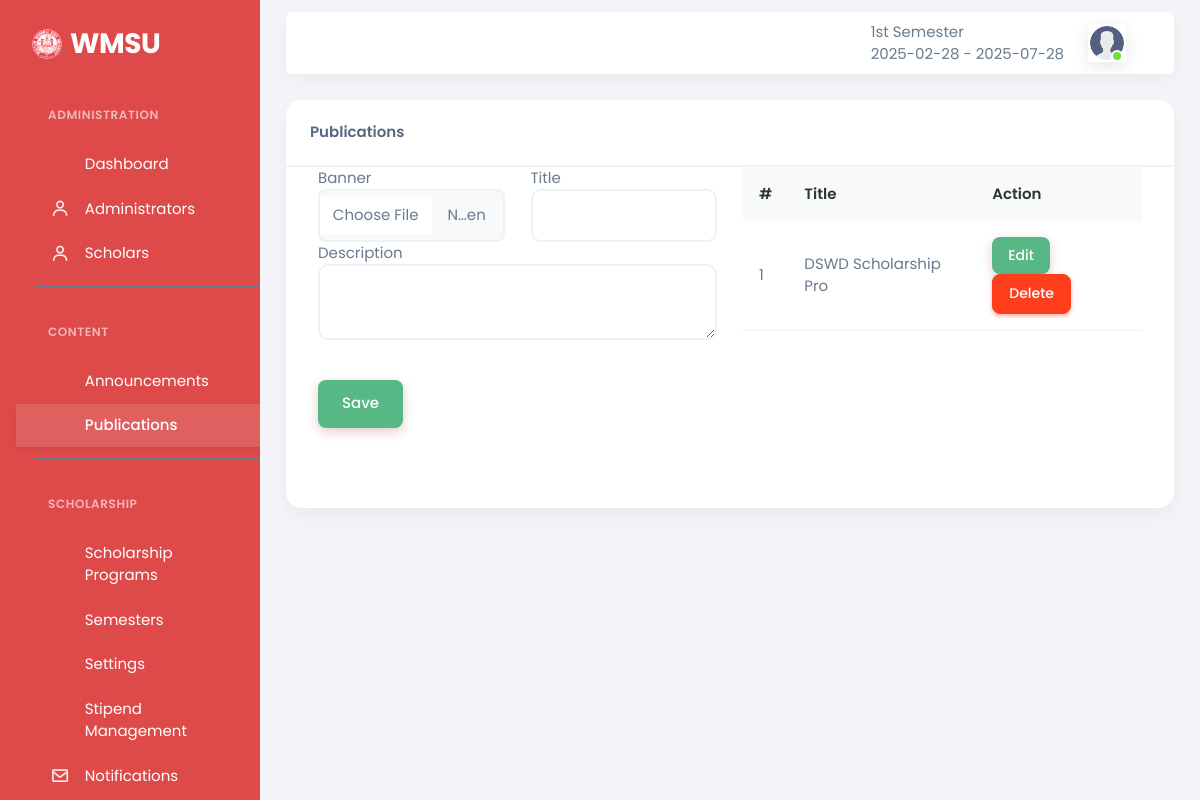
Screenshot of /scholars/publications.php (signed in) with the database file from the repository.
### tables this page shows
CREATE TABLE `settings` (
  `settingsID` int(11) NOT NULL,
  `Logo` varchar(100) NOT NULL DEFAULT 'logo.png',
  `Name` varchar(1000) NOT NULL,
  `email` varchar(28) NOT NULL,
  `contact` varchar(80) NOT NULL,
  `address` varchar(180) NOT NULL,
  `color` varchar(28) NOT NULL,
  `description` varchar(2000) DEFAULT NULL,
  `text_color` varchar(28) NOT NULL,
  `abbreviation` varchar(28) NOT NULL,
  `hero_title` varchar(255) DEFAULT 'Transform Your Future with',
  `hero_subtitle` text DEFAULT 'Access life-changing scholarship opportunities and take control of your academic journey at.',
  `navbar_color` varchar(50) DEFAULT NULL,
  `navbar_font_color` varchar(50) DEFAULT '#2d3436'
);

CREATE TABLE `semester` (
  `semesterID` int(11) NOT NULL,
  `sememestrName` varchar(88) NOT NULL,
  `date_start` varchar(20) NOT NULL,
  `date_end` varchar(20) NOT NULL,
  `flag` int(11) NOT NULL DEFAULT 0
);

CREATE TABLE `users` (
  `userID` int(11) NOT NULL,
  `studentID` varchar(88) NOT NULL,
  `profile` varchar(88) NOT NULL DEFAULT 'logo.png',
  `cor` varchar(88) DEFAULT NULL,
  `first_name` varchar(50) NOT NULL,
  `last_name` varchar(50) NOT NULL,
  `address` varchar(50) NOT NULL,
  `contact` varchar(50) NOT NULL,
  `email` varchar(50) NOT NULL,
  `password` varchar(250) NOT NULL,
  `code` int(11) NOT NULL,
  `status` varchar(50) NOT NULL,
  `roles` int(11) NOT NULL DEFAULT 3,
  `account_verifyer` int(11) NOT NULL DEFAULT 0,
  `created_account` timestamp NOT NULL DEFAULT current_timestamp()
);

CREATE TABLE `publications` (
  `pubID` int(11) NOT NULL,
  `banner` varchar(100) NOT NULL,
  `titles` varchar(20) NOT NULL,
  `description` varchar(200) NOT NULL
);

### scholars/controls.php (called while the page is built, shortened)
<?php
require_once "../central_control.php";
$email = $_SESSION['email'];
$password = $_SESSION['password'];
if ($email != false && $password != false) {
    $stmt = $pdo->prepare("SELECT * FROM users WHERE email = :email");
    $stmt->bindParam(':email', $email);
    $stmt->execute();
    if ($stmt->execute()) {
        $fetch_info = $stmt->fetch(PDO::FETCH_ASSOC);
        $roles = $fetch_info['roles'];
    }
} else {
    header('Location: ../login.php');
}
    ?>
    <?php
$setting = $pdo->prepare("SELECT * FROM settings WHERE settingsID = 1");
$setting->execute();
$settings = $setting->fetch();
$semdetail = $pdo->prepare("SELECT * FROM semester WHERE flag = 1");
$semdetail->execute();
$semdetails = $semdetail->fetch();
$pub = $pdo->prepare("SELECT * FROM publications");
$pub->execute();
$publications = $pub->fetchAll();
$sem = $pdo->prepare("SELECT * FROM semester");
$sem->execute();
$semesters = $sem->fetchAll();
?>

### central_control.php (called while the page is built, shortened)
<?php
require "connection.php";
$pub = $pdo->prepare("SELECT * FROM publications");
$pub->execute();
$publications = $pub->fetchAll();
?>

### scholars/publications.php (the view, shortened to what this page needs)
<?php include "./head.php";
$a = 7;
?>
<body>
  <?php include "./controls.php"; ?>
  <div class="layout-wrapper layout-content-navbar">
    <div class="layout-container">
      <?php include "./sidebar.php"; ?>
      <div class="layout-page">
        <?php include "./topbar.php"; ?>
        <div class="content-wrapper">
          <div class="container-xxl flex-grow-1 container-p-y">
            <div class="card">
              <div class="card-header">
                <h4>Publications</h4>
              </div>
              <div class="card-body">
                <div class="row">
                  <div class="col-sm-6 mb-5">
                    <form action="" method="POST" enctype="multipart/form-data">
                      <div class="row">
                        <div class="col-sm-6">
                          <label for="">Banner</label>
                          <input type="file" name="pubbanner" id="" class="form-control">
                        </div>
                        <div class="col-sm-6">
                          <label for="">Title</label>
                          <input type="text" name="pubtitle" id="" class="form-control"
                            value="<?php echo $details['titles'] ?>">
                        </div>
                        <div class="col-sm-12">
                          <label for="">Description</label>
                          <textarea name="pubdesc" id="summernote"
                            class="form-control"><?php echo $details['description'] ?></textarea>
                        </div>
                        <div class="col-sm-4 mt-3">
                          <button type="submit" class="btn btn-primary" name="publications">Save</button>
                        </div>
                      </div>
                    </form>
                  </div>
                  <div class="col-sm-6">
                    <div class="table-responsive">
                      <table id="mydata" class="display" style="width:100%">
                        <thead>
                          <tr>
                            <th>#</th>
                            <th>Title</th>
                            <th>Action</th>
                          </tr>
                        </thead>
                        <tbody>
                          <?php $i = 1;
                          foreach ($publications as $list) { ?>
                            <tr>
                              <td><?php echo $i++ ?></td>
                              <td><?php echo $list['titles'] ?></td>
                              <td>
                                <a href="publications.php?editpub=<?php echo $list['pubID'] ?>"
                                  class="btn btn-sm btn-primary">Edit</a>
                                <a href="publications.php?delpub=<?php echo $list['pubID'] ?>"
                                  class="btn btn-sm btn-danger">Delete</a>
                              </td>
                            </tr>
                          <?php } ?>
                        </tbody>
                      </table>
                    </div>
                  </div>
                </div>
              </div>
            </div>
          </div>
          <?php include "./footer.php"; ?>

### scholars/sidebar.php (shortened to what this page needs)
<link href="https://cdn.jsdelivr.net/npm/tailwindcss@2.2.19/dist/tailwind.min.css" rel="stylesheet">
<aside id="layout-menu" class="layout-menu menu-vertical menu"
  style="background-color: <?php echo $settings['color'] ?>">
  <div class="app-brand demo">
    <a href="system_description.php" class="app-brand-link">
      <span class="app-brand-logo demo">
        <img src="../assets/images/logo/<?php echo $settings['Logo'] ?>" alt="" class="img-fluid d-none d-sm-block"
          width="30px">
      </span>
      <span
        class="app-brand-text demo menu-text fw-bold ms-2 tcolor text-uppercase"><?php echo $settings['abbreviation'] ?></span>
    </a>
  </div>
  <ul class="menu-inner py-1">
    <?php if ($roles == 1) { ?>
      <div class="menu-header">Administration</div>
      <li class="menu-item <?php if ($a == 1) { echo "active"; } ?>">
        <a href="index.php" class="menu-link tcolor hover:shadow-sm">
          <div data-i18n="Basic">Dashboard</div>
        </a>
      </li>
      <li class="menu-item <?php if ($a == 2) { echo "active"; } ?>">
        <a href="user.php" class="menu-link tcolor hover:shadow-sm">
          <i class="menu-icon tf-icons bx bx-user"></i>
          <div data-i18n="Basic">Administrators</div>
        </a>
      </li>
      <li class="menu-item <?php if ($a == 9) { echo "active"; } ?>">
        <a href="scholars.php" class="menu-link tcolor hover:shadow-sm">
          <i class="menu-icon tf-icons bx bx-user"></i>
          <div data-i18n="Basic">Scholars</div>
        </a>
      </li>
      <div class="menu-divider"></div>
      <div class="menu-header">Content</div>
      <li class="menu-item <?php if ($a == 8) { echo "active"; } ?>">
        <a href="bulletin.php" class="menu-link tcolor hover:shadow-sm">
          <div data-i18n="Basic">Announcements</div>
        </a>
      </li>
      <li class="menu-item <?php if ($a == 7) { echo "active"; } ?>">
        <a href="publications.php" class="menu-link tcolor hover:shadow-sm">
          <div data-i18n="Basic">Publications</div>
        </a>
      </li>
      <div class="menu-divider"></div>
      <div class="menu-header">Scholarship</div>
      <li class="menu-item <?php if ($a == 3) { echo "active"; } ?>">
        <a href="scholarships.php" class="menu-link tcolor hover:shadow-sm">
          <div data-i18n="Basic">Scholarship Programs</div>
        </a>
      </li>
      <li class="menu-item <?php if ($a == 4) { echo "active"; } ?>">
        <a href="semeters.php" class="menu-link tcolor hover:shadow-sm">
          <div data-i18n="Basic">Semesters</div>
        </a>
      </li>
      <li class="menu-item <?php if ($a == 5) { echo "active"; } ?>">
        <a href="settings.php" class="menu-link tcolor hover:shadow-sm">
          <div data-i18n="Basic">Settings</div>
        </a>
      </li>
      <?php if ($roles != 3): ?>
        <li class="menu-item">
          <a href="stipend_management.php" class="menu-link tcolor hover:shadow-sm">
            <div data-i18n="Analytics">Stipend Management</div>
          </a>
        </li>
      <?php endif; ?>
      <?php if ($roles == 1 || $roles == 2): ?>
        <li class="menu-item">
          <a href="test_notification.php" class="menu-link tcolor hover:shadow-sm">
            <i class="menu-icon tf-icons bx bx-envelope"></i>
            <div data-i18n="Test Notifications">Notifications</div>
          </a>
        </li>
      <?php endif; ?>
    <?php } ?>
  </ul>
</aside>

### scholars/topbar.php (shortened to what this page needs)
<nav class="layout-navbar container-xxl navbar navbar-expand-xl navbar-detached align-items-center bg-navbar-theme "
            id="layout-navbar">
            <div class="navbar-nav-right d-flex align-items-center" id="navbar-collapse">
              <ul class="navbar-nav flex-row align-items-center ms-auto">
                <li><?php echo $semdetails['sememestrName']."<br> ".$semdetails['date_start']." - ".$semdetails['date_end']?></li>
                <li class="nav-item navbar-dropdown dropdown-user dropdown">
                  <a class="nav-link dropdown-toggle hide-arrow" href="javascript:void(0);" data-bs-toggle="dropdown">
                    <div class="avatar avatar-online">
                      <img src="../assets/images/profile/<?php echo $fetch_info['profile']?>" alt class="w-px-40 h-auto rounded-circle" />
                    </div>
                  </a>
                </li>
              </ul>
            </div>
          </nav>

### assets/css/demo.css (style rules this page uses)
.menu .app-brand.demo { height: 64px; margin-top: 12px; }
.app-brand-text.demo { font-size: 1.75rem; letter-spacing: -0.5px; text-transform: lowercase; }

### scholars/topbar.php (style rules this page uses)
.layout-navbar { font-family: 'Poppins', sans-serif; backdrop-filter: blur(10px); background: rgba(255, 255, 255, 0.95) !important; box-shadow: 0 4px 20px rgba(0, 0, 0, 0.05); }
.navbar-nav { gap: 1rem; }
.avatar { border: 2px solid #fff; box-shadow: 0 4px 15px rgba(0, 0, 0, 0.1); transition: transform 0.3s ease; }
.navbar-nav-right { max-width: 400px; margin-left: auto; padding: 0 1rem; }

### scholars/publications.php (style rules this page uses)
body { font-family: 'Poppins', sans-serif; }
.card { border: none; border-radius: 16px; box-shadow: 0 8px 20px rgba(0, 0, 0, 0.05); overflow: hidden; }
.card-header { background: white; color: #2d3436; padding: 1.5rem; border-bottom: 2px solid #f1f1f1; }
.card-header h4 { margin: 0; font-weight: 600; }
.card-body { padding: 2rem; }
.form-control { border: 2px solid #edf2f7; border-radius: 10px; padding: 0.8rem 1rem; font-family: 'Poppins', sans-serif; transition: all 0.3s ease; }
.btn { padding: 0.8rem 1.5rem; border-radius: 8px; font-weight: 500; transition: all 0.3s ease; }
.btn-primary { background: #57b785; border: none; box-shadow: 0 4px 12px rgba(128, 0, 0, 0.2); }
.btn-sm { padding: 0.5rem 1rem; font-size: 0.875rem; }
table.display { width: 100% !important; border-collapse: separate; border-spacing: 0; }
table.display thead th { background: #f8f9fa; padding: 1rem; font-weight: 600; color: #2d3436; border: none; }
table.display tbody td { padding: 1rem; border-bottom: 1px solid #edf2f7; vertical-align: middle; }
#summernote { border-radius: 10px; margin-bottom: 1.5rem; }
input[type="file"] { padding: 0.8rem; background: #f8f9fa; border-radius: 8px; }

### rows the page displays
settings: Logo (picture), abbreviation "WMSU"
semester: sememestrName "1st Semester", date_start "2025-02-28", date_end "2025-07-28"
users: profile (picture)
publications: titles "DSWD Scholarship Pro"
